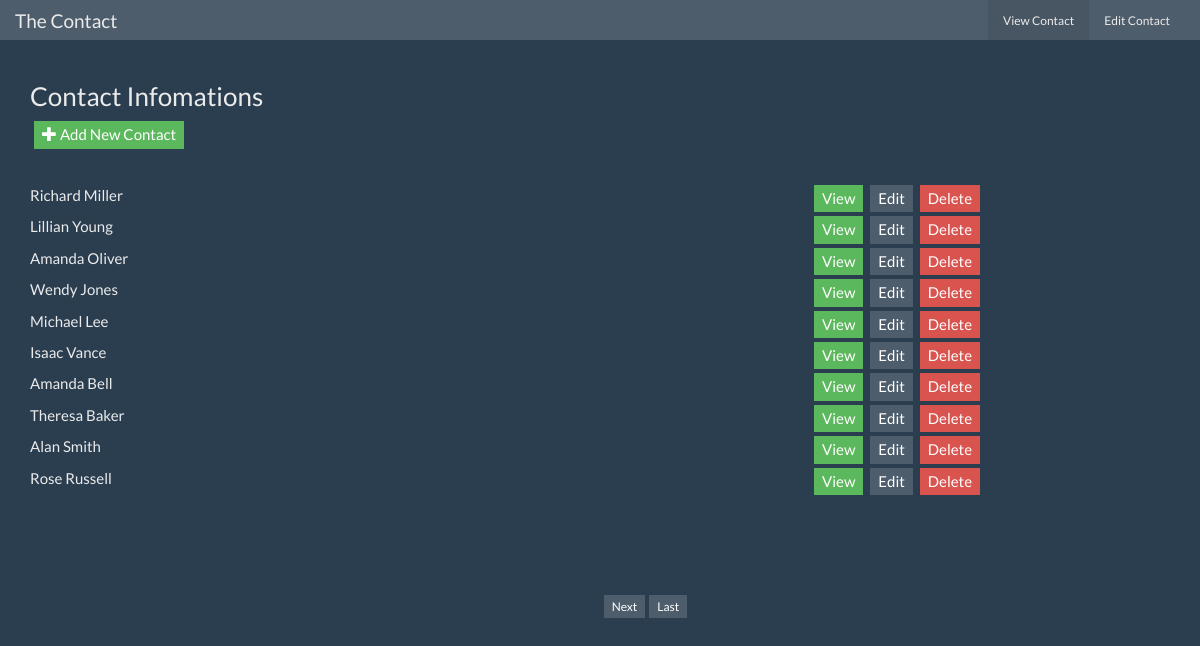
The page / on the database its author committed.
### tables this page shows
CREATE TABLE `contact` (
  `id` int(11) NOT NULL AUTO_INCREMENT,
  `first_name` varchar(255) DEFAULT NULL,
  `last_name` varchar(255) DEFAULT NULL,
  `data_of_birth` varchar(255) DEFAULT NULL,
  `email` varchar(255) DEFAULT NULL,
  `telephone` decimal(10,0) DEFAULT NULL,
  `contact_type` varchar(255) DEFAULT NULL,
  PRIMARY KEY (`id`),
  KEY `contact_type` (`contact_type`),
  CONSTRAINT `contactType` FOREIGN KEY (`contact_type`) REFERENCES `contact_type` (`contact_type`) ON DELETE CASCADE ON UPDATE CASCADE
);

### index.php (the view, shortened to what this page needs)
<?php require_once('Connections/dbcon.php'); ?>
<?php
$maxRows_Recordset1 = 10;
$query_Recordset1 = "SELECT * FROM contact ORDER BY id ASC";
if (isset($_GET['totalRows_Recordset1'])) {
  $totalRows_Recordset1 = $_GET['totalRows_Recordset1'];
} else {
  $all_Recordset1 = mysql_query($query_Recordset1);
  $totalRows_Recordset1 = mysql_num_rows($all_Recordset1);
}
$totalPages_Recordset1 = ceil($totalRows_Recordset1/$maxRows_Recordset1)-1;$maxRows_Recordset1 = 10;
$pageNum_Recordset1 = 0;
$startRow_Recordset1 = $pageNum_Recordset1 * $maxRows_Recordset1;
$query_Recordset1 = "SELECT * FROM contact ORDER BY id DESC";
$query_limit_Recordset1 = sprintf("%s LIMIT %d, %d", $query_Recordset1, $startRow_Recordset1, $maxRows_Recordset1);
$Recordset1 = mysql_query($query_limit_Recordset1, $dbcon) or die(mysql_error());
$row_Recordset1 = mysql_fetch_assoc($Recordset1);
if (isset($_GET['totalRows_Recordset1'])) {
  $totalRows_Recordset1 = $_GET['totalRows_Recordset1'];
} else {
  $all_Recordset1 = mysql_query($query_Recordset1);
  $totalRows_Recordset1 = mysql_num_rows($all_Recordset1);
}
$totalPages_Recordset1 = ceil($totalRows_Recordset1/$maxRows_Recordset1)-1;
?>
<!doctype html>
<html>
<head>
<link rel="stylesheet" type="text/css" href="css/bootstrap.min.css">
<link rel="stylesheet" type="text/css" href="css/main.css">
</head>
<body>
<nav class="navbar navbar-default">
  <div class="container-fluid">
    <div class="navbar-header">
      <a class="navbar-brand" href="#">The Contact</a>
    </div>
    <div class="collapse navbar-collapse" id="bs-example-navbar-collapse-1">
      <ul class="nav navbar-nav navbar-right">
        <li class="active"><a href="index.php">View Contact <span class="sr-only">(current)</span></a></li>
        <li><a href="#">Edit Contact</a></li>
      </ul>
    </div>
  </div>
</nav>
<div class="container">
<h3>Contact Infomations</h3>
<div class="row">
<div class="col-md-4"><button class="btn-success" id="mybtn" onClick="MM_goToURL('parent','add_contact.php');return document.MM_returnValue"><span class="glyphicon glyphicon-plus" aria-hidden="true"></span> Add New Contact</button></div>
<p>&nbsp;</p>
<p>&nbsp;</p>
</div>
<?php do { ?>
  <form>
    <div class="row">
      <div class="col-md-8">
        <?php echo $row_Recordset1['first_name']; ?>
        <?php echo $row_Recordset1['last_name']; ?></div>
      <div class="col-md-3">
        <button type="button" class="btn-success" id="mybtn" onClick="MM_goToURL('parent','view.php?view=<?php echo $row_Recordset1['id']; ?>');return document.MM_returnValue">View</button>
        <button type="button" class="btn-default" id="mybtn" onClick="MM_goToURL('parent','edit_contact.php?update=<?php echo $row_Recordset1['id']; ?>');return document.MM_returnValue">Edit</button>
        <button type="button" class="btn-danger" id="mybtn" onClick="MM_goToURL('parent','delete.php?id=<?php echo $row_Recordset1['id']; ?>');return document.MM_returnValue">Delete</button>
      </div>
      </div>
  </form>
  <?php } while ($row_Recordset1 = mysql_fetch_assoc($Recordset1)); ?>
</div>
<p>&nbsp;</p>
<p>&nbsp;</p>
<p>&nbsp;</p>
<table border="0" align="center">
  <tr>
    <td width="31"><?php if ($pageNum_Recordset1 > 0) {  ?>
        <?php }  ?></td>
    <td width="56"><?php if ($pageNum_Recordset1 > 0) {  ?>
        <?php }  ?></td>
    <td width="32"><?php if ($pageNum_Recordset1 < $totalPages_Recordset1) {  ?>
        <a href="<?php printf("%s?pageNum_Recordset1=%d%s", $currentPage, min($totalPages_Recordset1, $pageNum_Recordset1 + 1), $queryString_Recordset1); ?>"><button id="mybtn" class="btn-default">Next</button></a>
        <?php }  ?></td>
    <td width="27"><?php if ($pageNum_Recordset1 < $totalPages_Recordset1) {  ?>
        <a href="<?php printf("%s?pageNum_Recordset1=%d%s", $currentPage, $totalPages_Recordset1, $queryString_Recordset1); ?>"><button id="mybtn" class="btn-default">Last</button></a>
        <?php }  ?></td>
  </tr>
</table>
</body>
</html>

### css/main.css (style rules this page uses)
#mybtn { margin:0px 0px 4px 4px; }

### rows shown on the page
contact: first_name "Richard", last_name "Miller"
contact: first_name "Lillian", last_name "Young"
contact: first_name "Amanda", last_name "Oliver"
contact: first_name "Wendy", last_name "Jones"
contact: first_name "Michael", last_name "Lee"
contact: first_name "Isaac", last_name "Vance"
contact: first_name "Amanda", last_name "Bell"
contact: first_name "Theresa", last_name "Baker"
contact: first_name "Alan", last_name "Smith"
contact: first_name "Rose", last_name "Russell"
